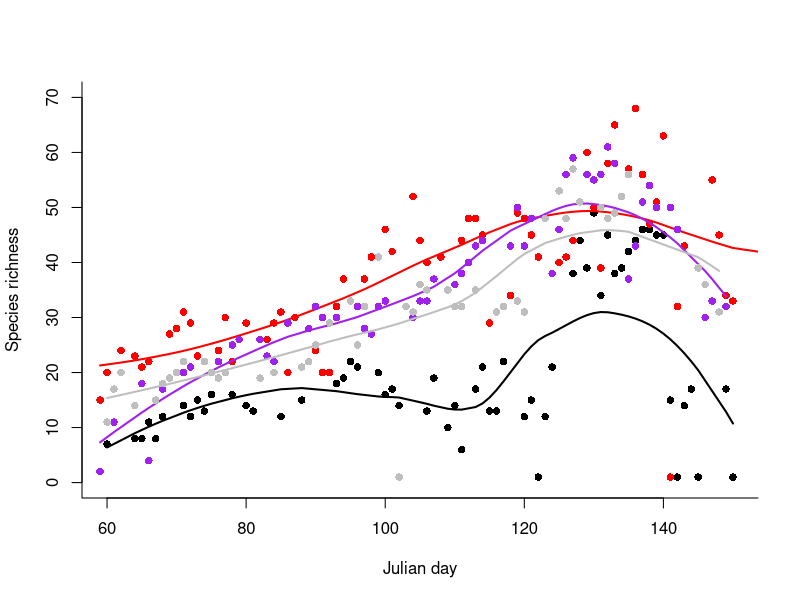

Write R code to recreate this figure. (Note: this script raises an error after producing the figure.)
# cleaning the modern data

md <- read.csv("./data/Fidino_data.csv", header = TRUE,
							 stringsAsFactors = FALSE)

library(lubridate)
library(dplyr)

# get only transect 2 or NA
md <- md[md$Transect == 2 | is.na(md$Transect),]

# drop flyovers
md <- md[md$Flyover == 0,]

# drop some of the columns
md <- md[, colnames(md) %in% c("ModernName", "Date", "Time", "Location", "AmountSeen",
												 "Observer", "WeatherConditions")]

# modify date time

md$Date <- as.Date(mdy_hms(md$Date))

md$Time <- md$Time %>% 
	as.character(.) %>% # make character
	gsub("\\w\\w?/\\w\\w?/\\w{4} ","",.) %>%  #drop date stuff
	hms(.) # make hms class

# change colnames
colnames(md) <- c("ModernName", "Date", "Time", "Location", "n","Observer","Weather" )

# check the names
sort(unique(md$ModernName))

# make all lowercase
md$ModernName <- tolower(md$ModernName)

# drop modern with no species name
md <- md[-which(md$ModernName == ""),]

# drop species called delete
md <- md[-which(md$ModernName == "delete"),]

# drop dashes
md$ModernName <- gsub("-", " ", md$ModernName)

md$ModernName[md$ModernName == "domestic duck species"] <- "domestic duck"
md$ModernName[md$ModernName == "grackle"] <- "common grackle"
md$ModernName[md$ModernName == "domestic goose"] <- "toulouse goose (domestic goose breed)"
md$ModernName[md$ModernName == "pigeon"] <- "rock pigeon"
md$ModernName[md$ModernName == "toulouse goose (domestic goose breed)"] <- "domestic goose"
t(t(sort(unique(md$ModernName))))

which(year(md$Date) == 7314)
year(md$Date)[7314] <- 2014

md$Date[7314] <- mdy("3-1-2014")
md$Date[md$Date == "7314-03-01"] <- mdy("3-1-2014")

# find 2016 data

md[md$Year == 2016,]

# change 4/24/2018 to 4/24/2015
md$Date[md$Date == "2018-04-24"] <- mdy("4-24-2015")

# change 4/7/2018 to 4/7/2014
md$Date[md$Date == "2018-04-07"] <- mdy("4-7-2014")
md$Date[md$Date == "2018-04-17"] <- mdy("4-17-2015")
# change 3/11/2016 to 3/11/2014
md$Date[md$Date == "2016-03-11"] <- mdy("3-11-2014")
md$Date[md$Date == "2016-03-10"] <- mdy("3-10-2014")

md[which(year(md$Date) > 2015),]
# get minimum date per year for each species
md$Year <- year(md$Date)

arrival <- md %>% 
	group_by(ModernName, Year) %>% 
	summarise(arrival = min(Date))

write.csv(arrival, "./data/modern_arrival.csv")

# get number of days each species was seen per year
unique_per_day <- md %>% 
	group_by(Date) %>% 
	do(data.frame(unique(.$ModernName), stringsAsFactors = FALSE))

# add a year column again
unique_per_day$Year <- year(unique_per_day$Date)
colnames(unique_per_day) <- c("Date", "ModernName", "Year")

count_per_year <- unique_per_day %>% 
	group_by(ModernName, Year) %>% 
	summarise(DaysSeen = length(ModernName))

# make it a full table

unq_spe <- sort(unique(count_per_year$ModernName))
nyear <- 4
tmp <- data.frame(ModernName = rep(unq_spe, each = nyear),
									Year = rep(2012:2015, length(unq_spe)),
									stringsAsFactors = FALSE)

day_seen <- left_join(tmp, count_per_year, by = c("ModernName" = "ModernName",
																							"Year" = "Year"))

# make NA a 0
day_seen$DaysSeen[is.na(day_seen$DaysSeen)] <- 0

write.csv(day_seen, "./data/species_number_days_seen_modern.csv")
range(count_per_year$days_seen)



# calculate species richness per day
sp_day <- md %>% 
	group_by(Year, Date) %>% 
	summarise(sp_rich = length(unique(ModernName)))

# get julian date 
sp_day$jul <- NA

for(i in 2012:2015){
	sp_day$jul[sp_day$Year == i] <- as.numeric(julian(sp_day$Date[sp_day$Year == i],
																				 origin = mdy(paste0("1-1-",i))))
}

write.csv(sp_day, "./data/modern_species_rich_daily.csv")

plot(sp_day$sp_rich[sp_day$Year == 2012] ~ sp_day$jul[sp_day$Year == 2012],
		 pch = 16, bty = "l", xlab = "Julian day", ylab = "Species richness",
		 ylim = c(0, 70))
l1 <- loess(sp_day$sp_rich[sp_day$Year == 2012] ~ sp_day$jul[sp_day$Year == 2012])
p1 <- predict(l1)

lines(y = p1 ,x = sp_day$jul[sp_day$Year == 2012], lwd = 2 ) 


points(sp_day$sp_rich[sp_day$Year == 2013] ~ sp_day$jul[sp_day$Year == 2013],
			 pch = 16, col = "red")

l1 <- loess(sp_day$sp_rich[sp_day$Year == 2013] ~ sp_day$jul[sp_day$Year == 2013])
p1 <- predict(l1)

lines(y = p1 ,x = sp_day$jul[sp_day$Year == 2013], lwd = 2, col = "red" ) 



points(sp_day$sp_rich[sp_day$Year == 2014] ~ sp_day$jul[sp_day$Year == 2014],
			 pch = 16, col = "purple")

l1 <- loess(sp_day$sp_rich[sp_day$Year == 2014] ~ sp_day$jul[sp_day$Year == 2014])
p1 <- predict(l1)

lines(y = p1 ,x = sp_day$jul[sp_day$Year == 2014], lwd = 2, col = "purple" ) 
points(sp_day$sp_rich[sp_day$Year == 2015] ~ sp_day$jul[sp_day$Year == 2015],
			 pch = 16, col = "grey")

l1 <- loess(sp_day$sp_rich[sp_day$Year == 2015] ~ sp_day$jul[sp_day$Year == 2015])
p1 <- predict(l1)

lines(y = p1 ,x = sp_day$jul[sp_day$Year == 2015], lwd = 2, col = "gray" )



plot(sp_rich_day)

